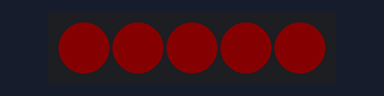
Recording of a sketch running on a simulated Arduino Uno, built with avr-gcc and run on an emulated ATmega328P. Shown: 5 RGB LEDs in strip order, left to right. Dim RGB values are drawn brighter than linear.

Above: at 0.45 s.
At 8.59 s:
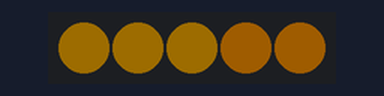
At 16.73 s:
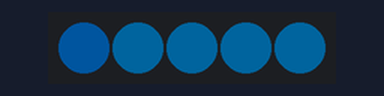
At 25.17 s:
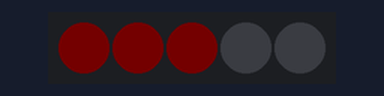
At 27.88 s:
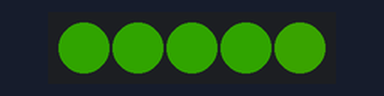
At 37.53 s:
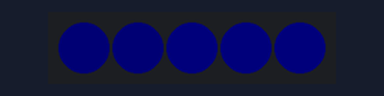
Timing chart, 0 to 40.0 s (numbered marks = the images above):
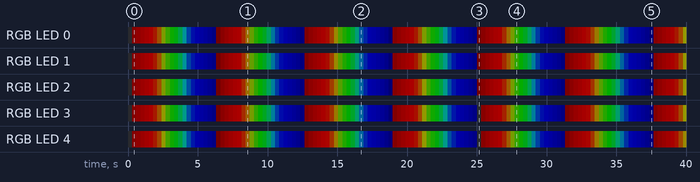

The sketch:

neopixel.ino
```cpp
#include <Adafruit_NeoPixel.h>
#ifdef __AVR__
  #include <avr/power.h>
#endif

#define PIN 6
#define NUM_LEDS 5
#define BRIGHTNESS 50

Adafruit_NeoPixel strip = Adafruit_NeoPixel(NUM_LEDS, PIN, NEO_GRB + NEO_KHZ800);

void setup() {
  Serial.begin(115200);
  // This is for Trinket 5V 16MHz, you can remove these three lines if you are not using a Trinket
  #if defined (__AVR_ATtiny85__)
    if (F_CPU == 16000000) clock_prescale_set(clock_div_1);
  #endif
  // End of trinket special code
  strip.setBrightness(BRIGHTNESS);
  strip.begin();
  strip.show(); // Initialize all pixels to 'off'
}

void loop() {
  fadeTo(strip.Color(255, 0, 0), 30, 10);
  fadeTo(strip.Color(0, 255, 0), 30, 10);
  fadeTo(strip.Color(0, 0, 255), 30, 10);
  fadeTo(strip.Color(0, 0, 0), 30, 10);
}

// Fill the dots one after the other with a color
void colorWipe(uint32_t c, uint8_t wait) {
  for(uint16_t i=0; i<strip.numPixels(); i++) {
    strip.setPixelColor(i, c);
    strip.show();
    delay(wait);
  }
}

void fadeTo(uint32_t targetColor, uint8_t steps, uint8_t wait) {
  uint32_t currentColor = strip.getPixelColor(0);

  int16_t redDiff = red(targetColor) - red(currentColor);
  int16_t greenDiff = green(targetColor) - green(currentColor);
  int16_t blueDiff = blue(targetColor) - blue(currentColor);

  for (int16_t i = 0 ; i < steps; i++) {
    uint8_t redValue = red(currentColor) + (redDiff * i / steps);
    uint8_t greenValue = green(currentColor) + (greenDiff * i / steps);
    uint8_t blueValue = blue(currentColor) + (blueDiff * i / steps);

    colorWipe(strip.Color(redValue, greenValue, blueValue), wait);
  }
}

uint8_t red(uint32_t c) {
  return (c >> 16);
}
uint8_t green(uint32_t c) {
  return (c >> 8);
}
uint8_t blue(uint32_t c) {
  return (c);
}
```

Measured:
- by itself, RGB LED 0: off → RGB(8, 0, 0) at 0.30 s, → RGB(18, 0, 0) 0.30 s later, → RGB(28, 0, 0) 0.30 s later, → RGB(38, 0, 0) 0.30 s later, … (132 changes in this stretch)
- by itself, RGB LED 1: off → RGB(8, 0, 0) at 0.30 s, → RGB(18, 0, 0) 0.30 s later, → RGB(28, 0, 0) 0.30 s later, → RGB(38, 0, 0) 0.30 s later, … (132 changes in this stretch)
